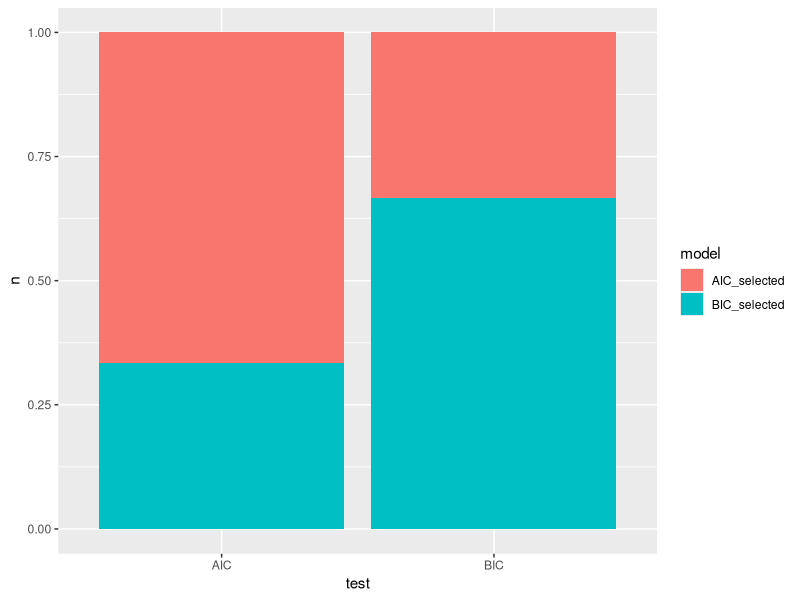
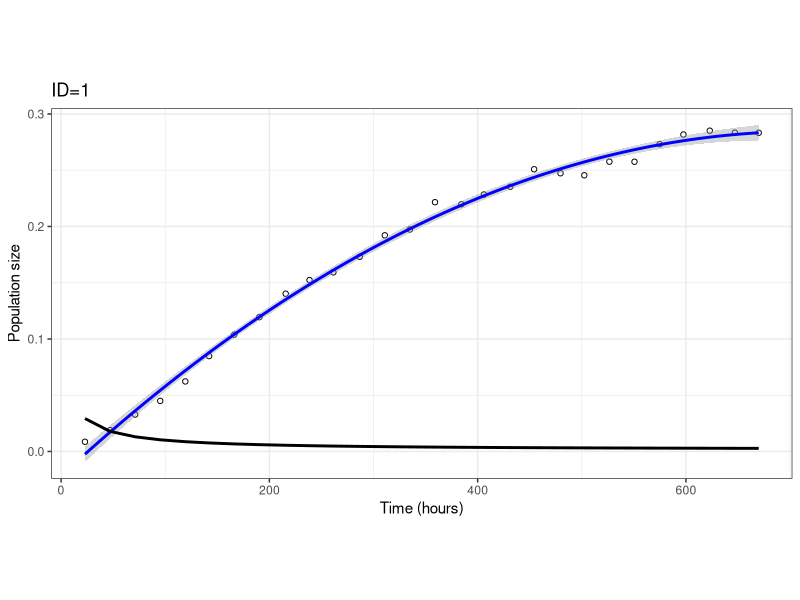

The R source for these figures, in order: (Note: this script raises an error after producing the figures.)
rm(list = ls())
graphics.off()

require(dplyr)
library(ggplot2)

# Load in data
df <- read.csv("../data/model_stats.csv")
df_original <- read.csv("../data/miniproject_data.csv")


############################################################
# find difference between AIC and BIC values for each model:
#############################################################
  
# Comparing quadratic AIC to logistic AIC
#########################################

# Make a  new column to the df 
df$AIC_diff = NA
df$AIC_selected = NA

# Calculate the difference in AIC. If the absolute difference is greater than 2, then the model with the smaller AIC value will be selected

for (i in 1:length(df$ID)){ # for i in each row
  
  df$AIC_diff[i] <- abs(df$AIC_quadratic[i] - df$AIC_logistic[i]) # calculate the absolute difference in AIC between both models
  
  if ((df$AIC_diff[i]) <= 2){ # If the absolute difference between both AIC values is <= 2...
    df$AIC_diff[i] <- NA} # Fill column with NA
  
  else{ # otherwise
    if (df$AIC_quadratic[i] > df$AIC_logistic[i]){ # If AIC quadratic > AIC logistic
      df$AIC_selected[i]<- "logistic"  # selected model is the logistic
    }
    
    else{ #  otherwise
      if (df$AIC_quadratic[i] < df$AIC_logistic[i]){ # if AIC quadratic < AIC logistic
        df$AIC_selected[i] <- "quadratic" # selected model is quadratic
      }}}}


# Create a tally which counts all the best models for each comparison
#####################################################################
count_AIC <- count(df, "AIC_selected")

# Comparing quadratic BIC to logistic BIC
#########################################

# Make a  new column to the df 
df$BIC_diff = NA
df$BIC_selected = NA

# Calculate the difference in BIC. If the absolute difference is greater than 2, then the model with the smaller BIC value will be selected

for (i in 1:length(df$ID)){ # for i in each row
  
  df$BIC_diff[i] <- abs(df$BIC_quadratic[i] - df$BIC_logistic[i]) # calculate the absolute difference in BIC between both models
  
  if ((df$BIC_diff[i]) <= 2){ # If the absolute difference between both BIC values is <= 2...
    df$BIC_diff[i] <- NA} # Fill column with NA
  
  else{ # otherwise
    if (df$BIC_quadratic[i] > df$BIC_logistic[i]){ # If BIC quadratic > BIC logistic
      df$BIC_selected[i]<- "logistic"  # selected model is the logistic
    }
    
    else{ #  otherwise
      if (df$BIC_quadratic[i] < df$BIC_logistic[i]){ # if BIC quadratic < BIC logistic
        df$BIC_selected[i] <- "quadratic" # selected model is quadratic
      }}}}


# Create a tally which counts all the best models for each comparison
#####################################################################
count_BIC <- count(df, "BIC_selected")

# make a df with the results 
test <- c("AIC", "AIC", "AIC", "BIC", "BIC", "BIC")
model <- c(count_AIC[,1], count_BIC[,1])
n<- c(count_AIC[,2], count_BIC[,2])

fit <- data.frame(test, model, n)


 # Make a bar plot
####################
fit_plot <-
  ggplot(fit, aes(fill=model, y=n, x=test)) + 
  geom_bar(position="fill", stat="identity")



#######################
# Graphing the results
#######################


# Define the logistic model
logistic_model <- function(t, r_max, K, N_0){ 
  return(N_0 * K * exp(r_max * t)/(K + N_0 * (exp(r_max * t) - 1)))
}

# Create a loop which plots the predicted values of both models agaist the observed data points
for (i in 1:length(unique(df_original$ID))){ # loop through unique IDs
  subs <- subset(df_original, ID==i) # create subsets based off unique IDs
  
  # Quadratic
  test <-
    ggplot(subs, aes(x = (Time), y = PopBio)) +
    geom_point(shape=I(1)) + # sets points to 
    theme_bw() + # make the background white
    labs(x= "Time (hours)", y="Population size") + # add labels 
    theme(aspect.ratio=0.5) +  # set aspect ratio
    stat_smooth(data = subs, geom = "smooth", colour="blue",
                position = "identity", method = "lm",
                formula = y ~ poly(x,2), se = TRUE, fullrange = TRUE,
                level = 0.95, na.rm = FALSE) +
  ggtitle(paste0("ID=",i))

  # Add logistic
  timepoints <- seq(0, max(length(subs), 0.1))
  
  logistic_points <- logistic_model(t = subs$Time,
                                   r_max = df$r_max[i],
                                   K = df$r_max[i],
                                   N_0 = df$N_0[i])
  # Fit model
#  fit_logistic <- try(nlsLM(PopBio ~ logistic_model(t = seq(0, max(length(subs), 0.1)), r_max = r_max[i], K = K[i], N_0 = N_0[i]), subs), silent = T)
                  #try(nlsLM(PopBio ~ logistic_model(t = Time, r_max, K, N_0), subs, list(r_max=r_max_start, N_0 = N_0_start, K = K_start)),silent = T)
  test <- test + geom_line(aes(x = subs$Time, y = logistic_points), size = 1) 
  
  ggsave(test, file=paste0("../results/plot", i, ".pdf"), width = 10, height=10)

}




# 1 / define our model 

# 2/ set the starting values 

# run the model to get the best values for the paramters

# each subset


